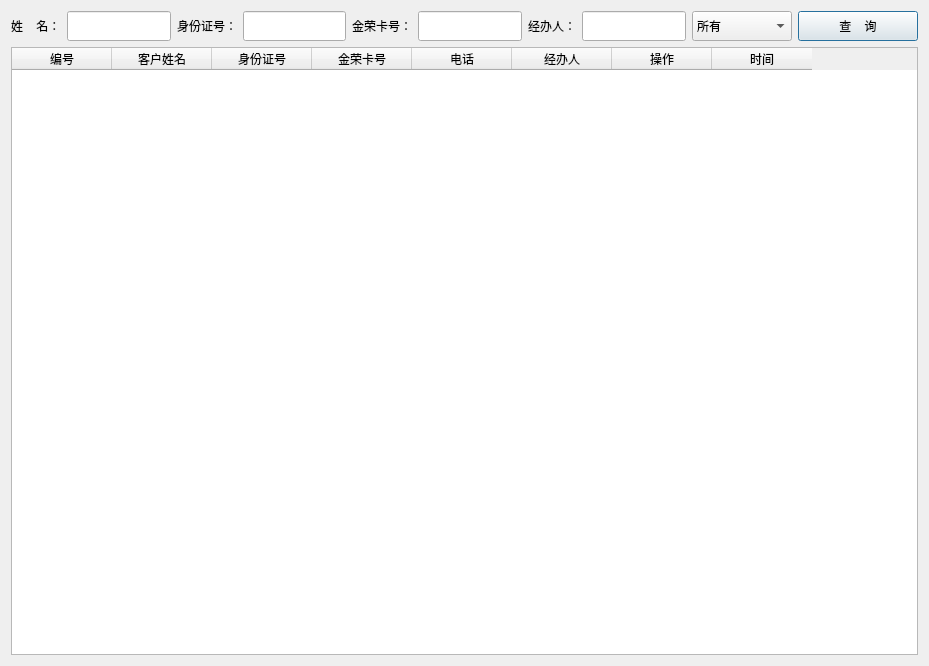
<?xml version="1.0" encoding="UTF-8"?>
<ui version="4.0">
 <class>Dialog</class>
 <widget class="QDialog" name="Dialog">
  <property name="geometry">
   <rect>
    <x>0</x>
    <y>0</y>
    <width>929</width>
    <height>666</height>
   </rect>
  </property>
  <property name="windowTitle">
   <string>Dialog</string>
  </property>
  <layout class="QGridLayout" name="gridLayout">
   <item row="0" column="6">
    <widget class="QLabel" name="label_4">
     <property name="minimumSize">
      <size>
       <width>0</width>
       <height>30</height>
      </size>
     </property>
     <property name="text">
      <string>经办人：</string>
     </property>
    </widget>
   </item>
   <item row="0" column="8">
    <widget class="QComboBox" name="comboBox">
     <property name="minimumSize">
      <size>
       <width>100</width>
       <height>30</height>
      </size>
     </property>
     <property name="currentIndex">
      <number>4</number>
     </property>
     <item>
      <property name="text">
       <string>绑卡</string>
      </property>
     </item>
     <item>
      <property name="text">
       <string>挂失</string>
      </property>
     </item>
     <item>
      <property name="text">
       <string>冻结</string>
      </property>
     </item>
     <item>
      <property name="text">
       <string>注销</string>
      </property>
     </item>
     <item>
      <property name="text">
       <string>所有</string>
      </property>
     </item>
    </widget>
   </item>
   <item row="0" column="4">
    <widget class="QLabel" name="label_3">
     <property name="minimumSize">
      <size>
       <width>0</width>
       <height>30</height>
      </size>
     </property>
     <property name="text">
      <string>金荣卡号：</string>
     </property>
    </widget>
   </item>
   <item row="0" column="9">
    <widget class="QPushButton" name="pushButton">
     <property name="minimumSize">
      <size>
       <width>120</width>
       <height>30</height>
      </size>
     </property>
     <property name="text">
      <string>查    询</string>
     </property>
    </widget>
   </item>
   <item row="1" column="0" colspan="10">
    <widget class="QTableWidget" name="tableWidget">
     <column>
      <property name="text">
       <string>编号</string>
      </property>
     </column>
     <column>
      <property name="text">
       <string>客户姓名</string>
      </property>
     </column>
     <column>
      <property name="text">
       <string>身份证号</string>
      </property>
     </column>
     <column>
      <property name="text">
       <string>金荣卡号</string>
      </property>
     </column>
     <column>
      <property name="text">
       <string>电话</string>
      </property>
     </column>
     <column>
      <property name="text">
       <string>经办人</string>
      </property>
     </column>
     <column>
      <property name="text">
       <string>操作</string>
      </property>
     </column>
     <column>
      <property name="text">
       <string>时间</string>
      </property>
     </column>
    </widget>
   </item>
   <item row="0" column="5">
    <widget class="QLineEdit" name="lineEdit_3">
     <property name="minimumSize">
      <size>
       <width>0</width>
       <height>30</height>
      </size>
     </property>
    </widget>
   </item>
   <item row="0" column="3">
    <widget class="QLineEdit" name="idcard">
     <property name="minimumSize">
      <size>
       <width>0</width>
       <height>30</height>
      </size>
     </property>
    </widget>
   </item>
   <item row="0" column="0">
    <widget class="QLabel" name="label">
     <property name="minimumSize">
      <size>
       <width>0</width>
       <height>30</height>
      </size>
     </property>
     <property name="text">
      <string>姓    名：</string>
     </property>
    </widget>
   </item>
   <item row="0" column="1">
    <widget class="QLineEdit" name="name">
     <property name="minimumSize">
      <size>
       <width>0</width>
       <height>30</height>
      </size>
     </property>
    </widget>
   </item>
   <item row="0" column="2">
    <widget class="QLabel" name="label_2">
     <property name="minimumSize">
      <size>
       <width>0</width>
       <height>30</height>
      </size>
     </property>
     <property name="text">
      <string>身份证号：</string>
     </property>
    </widget>
   </item>
   <item row="0" column="7">
    <widget class="QLineEdit" name="lineEdit">
     <property name="minimumSize">
      <size>
       <width>0</width>
       <height>30</height>
      </size>
     </property>
    </widget>
   </item>
  </layout>
 </widget>
 <resources/>
 <connections/>
</ui>
